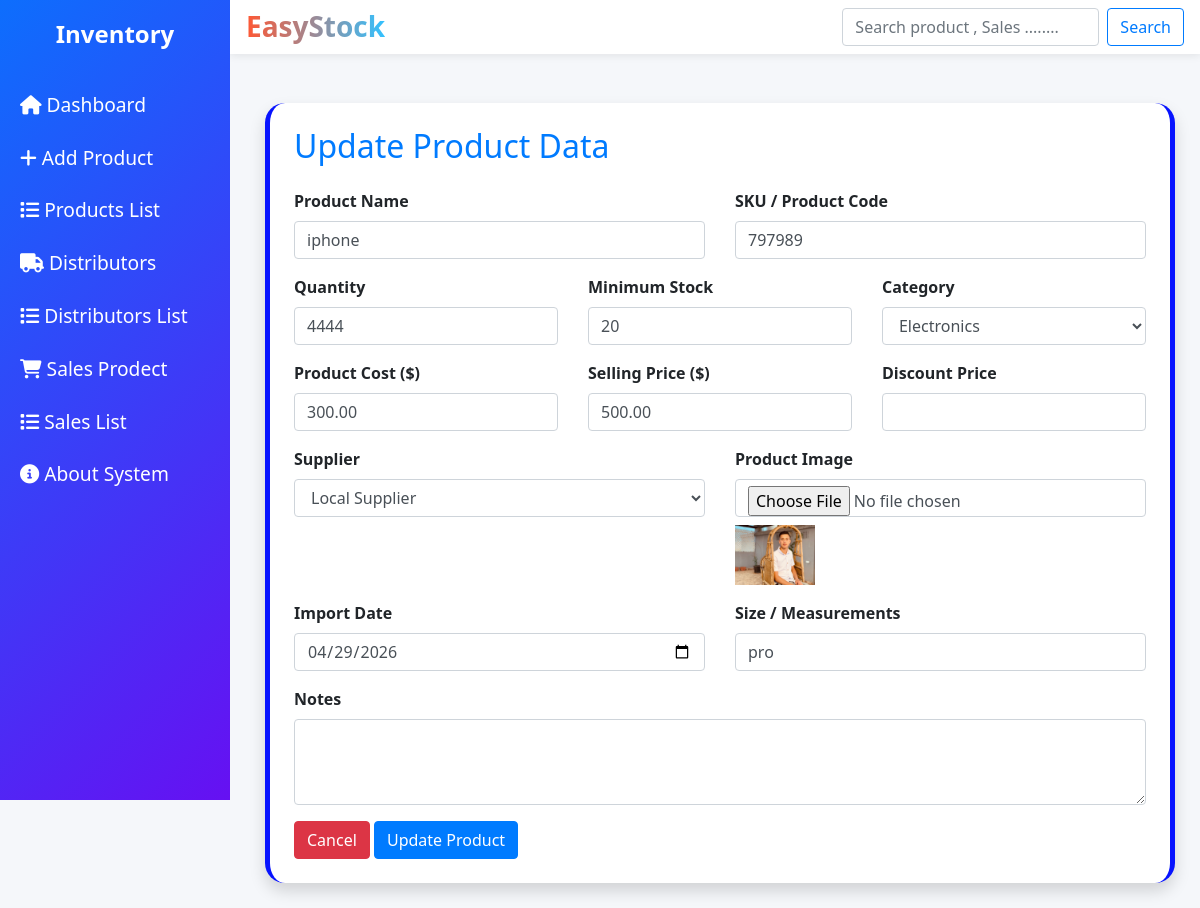
The page /update_product/7/ on the database its author committed.
### app_app/models.py (models this page shows, shortened)
class Product(models.Model):
    CATEGORY_CHOICES = [
        ('electronics', 'Electronics'),
        ('clothing', 'Clothing'),
        ('food', 'Food'),
        ('accessories', 'Accessories'),
    ]
    SUPPLIER_CHOICES = [
        ('amazon', 'Amazon'),
        ('alibaba', 'Alibaba'),
        ('local', 'Local Supplier'),
    ]
    name = models.CharField(max_length=255)
    sku = models.CharField(max_length=100, unique=True)
    quantity = models.PositiveIntegerField()  # المخزون الأساسي
    min_stock = models.PositiveIntegerField(null=True, blank=True)
    category = models.CharField(max_length=50, choices=CATEGORY_CHOICES)
    cost = models.DecimalField(max_digits=10, decimal_places=2)
    price = models.DecimalField(max_digits=10, decimal_places=2)
    discount = models.DecimalField(max_digits=10, decimal_places=2, null=True, blank=True)
    supplier = models.CharField(max_length=50, choices=SUPPLIER_CHOICES, null=True, blank=True)
    image = models.ImageField(upload_to='products/', null=True, blank=True)
    import_date = models.DateField(null=True, blank=True)
    size = models.CharField(max_length=100, null=True, blank=True)
    notes = models.TextField(null=True, blank=True)
    created_at = models.DateTimeField(auto_now_add=True)
    updated_at = models.DateTimeField(auto_now=True)

### app_app/views.py (the view)
# urls.py: path('update_product/<int:id>/', views.update_product, name='update_product'),
def update_product(request, id):
    product = get_object_or_404(Product, id=id)
    if request.method == "POST":
        form = ProductForm(request.POST, request.FILES, instance=product)
        if form.is_valid():
            form.save()
            return redirect('product_list')
    else:
        form = ProductForm(instance=product)
    return render(request, 'pages/update/update_product.html', {
        'form': form,
        'product': product
    })

### app_app/forms.py
class ProductForm(forms.ModelForm):
    class Meta:
        model=Product
        fields='__all__'

### templates/pages/update/update_product.html (shortened to what this page needs)
{% extends "base.html" %}
{% block content %}
<div class="content container mt-4">
  <div class="card shadow p-4">
    <h2 class="mb-4 text-primary">Update Product Data</h2>
    <form method="POST" enctype="multipart/form-data">
      <div class="row">
        <div class="col-md-6 mb-3">
          <label>Product Name</label>
          <input type="text" name="name" value="{{ product.name }}" class="form-control" required>
        </div>
        <div class="col-md-6 mb-3">
          <label>SKU / Product Code</label>
          <input type="text" name="sku" value="{{ product.sku }}" class="form-control" required>
        </div>
        <div class="col-md-4 mb-3">
          <label>Quantity</label>
          <input type="number" name="quantity" value="{{ product.quantity }}" class="form-control" required>
        </div>
        <div class="col-md-4 mb-3">
          <label>Minimum Stock</label>
          <input type="number" name="min_stock" value="{{ product.min_stock }}" class="form-control">
        </div>
        <div class="col-md-4 mb-3">
          <label>Category</label>
          <select name="category" class="form-control">
            <option value="electronics" {% if product.category == "electronics" %}selected{% endif %}>Electronics</option>
          </select>
        </div>
        <div class="col-md-4 mb-3">
          <label>Product Cost ($)</label>
          <input type="number" step="0.01" name="cost" value="{{ product.cost }}" class="form-control" required>
        </div>
        <div class="col-md-4 mb-3">
          <label>Selling Price ($)</label>
          <input type="number" step="0.01" name="price" value="{{ product.price }}" class="form-control" required>
        </div>
        <div class="col-md-4 mb-3">
          <label>Discount Price</label>
          <input type="number" step="0.01" name="discount" value="{{ product.discount }}" class="form-control">
        </div>
        <div class="col-md-6 mb-3">
          <label>Supplier</label>
          <select name="supplier" class="form-control">
            <option value="local" {% if product.supplier == "local" %}selected{% endif %}>Local Supplier</option>
          </select>
        </div>
        <div class="col-md-6 mb-3">
          <label>Product Image</label>
          <input type="file" name="image" class="form-control">
          {% if product.image %}
            <img src="{{ product.image.url }}" width="80" class="mt-2">
          {% endif %}
        </div>
        <div class="col-md-6 mb-3">
          <label>Import Date</label>
          <input type="date" name="import_date"
                 value="{{ product.import_date|date:'Y-m-d' }}"
                 class="form-control">
        </div>
        <div class="col-md-6 mb-3">
          <label>Size / Measurements</label>
          <input type="text" name="size" value="{{ product.size }}" class="form-control">
        </div>
        <div class="col-md-12 mb-3">
          <label>Notes</label>
          <textarea name="notes" class="form-control" rows="3">{{ product.notes }}</textarea>
        </div>
      </div>
      <div class="text-end">
        <a href="{% url 'product_list' %}" class="btn btn-danger">Cancel</a>
        <button type="submit" class="btn btn-primary">Update Product</button>
      </div>
    </form>
  </div>
</div>
{% endblock %}

### inventory/static/style.css (style rules this page uses)
body { margin: 0; background-color: #f5f7fa; font-family: 'Segoe UI', sans-serif; }
.content { margin-left: 230px; padding: 25px; }
label { font-weight: bold; }
.card { border-radius: 20px; border: none; box-shadow: 0 5px 15px rgba(0,0,0,0.06); transition: 0.4s; border-left:5px solid #0713ff; border-right:5px solid #0713ff; }
.content { margin-left: 240px; width: 80%; }

### rows shown on the page
Product: name "iphone", sku "797989", quantity "4444", min_stock "20", category "Electronics", cost "300.00", price "500.00", supplier "Local Supplier", image (picture), import_date "04/29/2026", size "pro"
